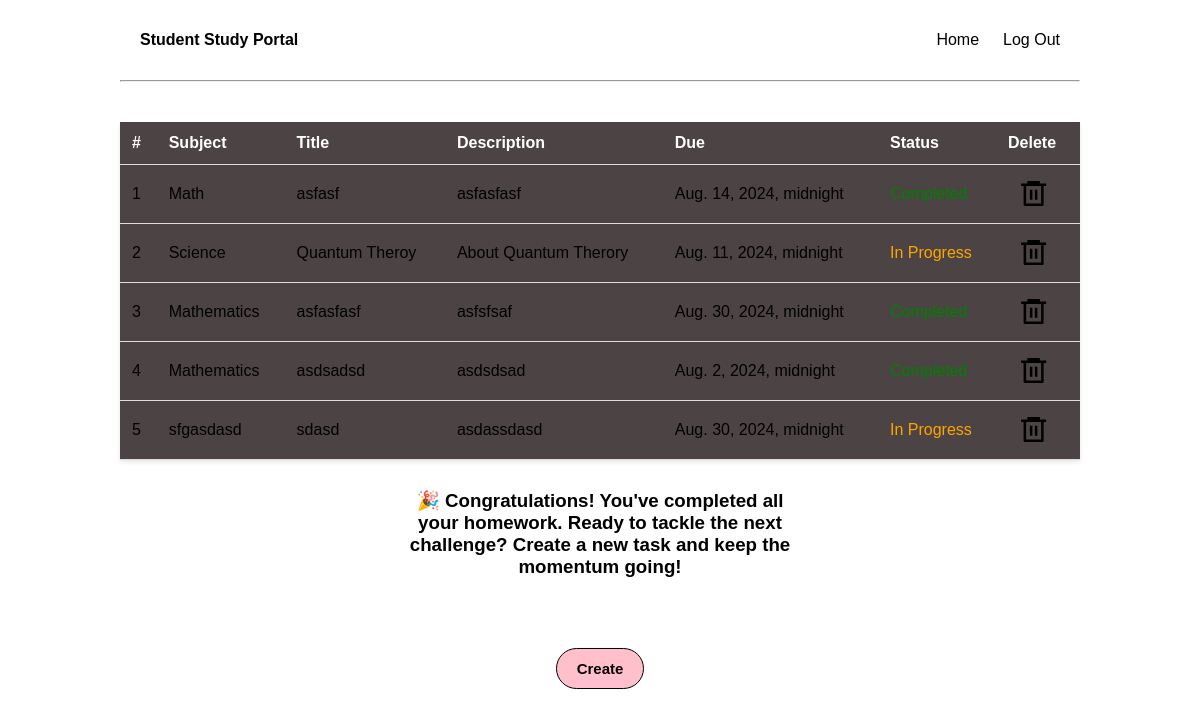
The app's page /home_work (signed in) with its own data.
### Dashboard/models.py (models this page shows, shortened)
class HomeWork(models.Model):
    STATUS_CHOICES = [
        ('not_started', 'Not Started'),
        ('in_progress', 'In Progress'),
        ('completed', 'Completed'),
    ]
    user=models.ForeignKey(User,on_delete=models.CASCADE)
    subject=models.CharField(max_length=100)
    title=models.CharField(max_length=100)
    descriptions=models.TextField()
    due=models.DateTimeField()
    status = models.CharField(max_length=20, choices=STATUS_CHOICES, default='not_started')

### Dashboard/views.py (the view, shortened to what this page needs)
# urls.py: path("home_work",views.Home_Work,name="Home-Work"),
def Home_Work(request):
     work = HomeWork.objects.filter(user=request.user)
     value = {'works': work}
     return render(request, "Dashboard/home-work.html", value)

### Dashboard/templates/Dashboard/home-work.html (shortened to what this page needs)
{% extends 'Dashboard/base.html' %}
{% block body %}
<div class="table-container max-width1 m-auto my-2">
    <table>
        <thead>
            <tr>
                <th>#</th>
                <th>Subject</th>
                <th>Title</th>
                <th>Description</th>
                <th>Due</th>
                <th>Status</th>
                <th>Delete</th>
            </tr>
        </thead>
        <tbody>
            {% for work in works %}
            <tr>
                <td>{{forloop.counter}}</td>
                <td>{{work.subject}}</td>
                <td>{{work.title}}</td>
                <td>{{work.descriptions}}</td>
                <td>{{work.due}}</td>
                <td>
                    {% if work.status == 'not started' %}
                    <span style="color: red;">Not Started</span>
                    {% elif work.status == 'in progress' %}
                    <span style="color: orange;">In Progress</span>
                    {% elif work.status == 'completed' %}
                    <span style="color: green;">Completed</span>
                    {% endif %}
                </td>
                <td><a href="{% url 'DeleteWork' work.id %}"><i class="ri-delete-bin-6-line Delete"></i></a></td>
            </tr>
            {% endfor %}
        </tbody>
    </table>
    <h3 class="work-text">🎉 Congratulations! You've completed all your homework. Ready to tackle the next challenge? Create a new task and keep the momentum going!</h3>
        <div class="home-btn">
            <button class="btn" onclick="open_pop()">Create</button>
        </div>
</div>
{% endblock %}

### Dashboard/templates/Dashboard/base.html (shortened to what this page needs)
<!DOCTYPE html>
<html lang="en">
<head>
    {% load static %}
    <link rel="stylesheet" href="{% static 'Dashboard/css/util.css' %}">
    <link rel="stylesheet" href="{% static 'Dashboard/css/style.css' %}">
    <link rel="stylesheet" href="{% static 'Dashboard/css/note.css' %}">
    <link rel="stylesheet" href="{% static 'Dashboard/css/work.css' %}">
    <link rel="stylesheet" href="{% static 'Dashboard/css/youtube.css' %}">
    <link rel="stylesheet" href="{% static 'Dashboard/css/todo.css' %}">
    <link rel="stylesheet" href="{% static 'Dashboard/css/desc.css' %}">
    <link rel="stylesheet" href="{% static 'Dashboard/css/conv.css' %}">
    <link rel="stylesheet" href="{% static 'Dashboard/css/register.css' %}">
    <link rel="stylesheet" href="https://cdn.jsdelivr.net/npm/swiper@11.1.9/swiper-bundle.min.css">
    <link
    href="https://cdn.jsdelivr.net/npm/remixicon@4.3.0/fonts/remixicon.css"
    rel="stylesheet"
/>
</head>
<body>
    <div class="main">
        <div class="navigation max-width1 m-auto">
            <div class="nav-left">
                {% if user.is_authenticated %}
                <span><a href="/">Student Study Portal</a></span>
                {% else %}
                <span><a href="">Student Study Portal</a></span>
                {% endif %}
            </div>
            <div class="nav-right">
                <ul>
                    {% if user.is_authenticated %}
                    <li><a href="/">Home</a></li>
                    <li><a href="logout">Log Out</a></li>
                     {%  else %}
                    <li><a href="/register">Register</a></li>
                    <li><a href="/login">Login</a></li>
                    {% endif %}
                </ul>
            </div>
        </div>
        <div class="max-width1 m-auto">
            <hr>
        </div>
        {% block body %}
        {% endblock %}
    </div>
</body>
</html>

### Dashboard/static/Dashboard/css/util.css (style rules this page uses)
:root { --main-bg-color: #bd6418; --font1: "Baloo Bhaina 2", cursive; --font2: "Roboto", sans-serif; }
.max-width1 { max-width: 80vw; }
.m-auto { margin: auto; }
.my-2 { margin-top: 40px; margin-bottom: 30px; }
.btn { width: 88px; height: 41px; background-color: pink; border-radius: 27px; border: 1px solid black; font-size: 15px; font-weight: bold; }

### Dashboard/static/Dashboard/css/style.css (style rules this page uses)
* { margin: 0; padding: 0; box-sizing: border-box; }
html,body { width: 100%; height: 100%; font-family: Arial, sans-serif; }
.navigation { height: 80px; display: flex; justify-content: space-between; align-items: center; padding: 0 20px; }
.nav-left { display: flex; align-items: center; }
.nav-left span a { font-weight: bolder; text-decoration: none; color: rgb(0, 0, 0); }
.nav-right ul { display: flex; list-style: none; gap: 2vw; }
.nav-right ul li a { text-decoration: none; color: rgb(0, 0, 0); transition: color 0.3s ease; }

### Dashboard/static/Dashboard/css/work.css (style rules this page uses)
.table-container { display: flex; flex-direction: column; justify-content: center; align-items: center; }
table { width: 100%; border-collapse: collapse; background-color: #4c4444; box-shadow: 0 2px 4px rgba(0, 0, 0, 0.1); }
th, td { padding: 12px; text-align: left; border-bottom: 1px solid #ddd; }
td a { text-decoration: none; color: black; }
th { background-color: #4c4444; font-weight: bold; color: white; }
.work-text { padding: 30px 0; text-align: center; width: 40%; }
.home-btn { padding: 40px 0; text-align: center; }
.Delete { font-size: 30px; padding: 0 10px; }

### records on screen
HomeWork: subject "Math", title "asfasf", descriptions "asfasfasf", due "Aug. 14, 2024, midnight"
HomeWork: subject "Science", title "Quantum Theroy", descriptions "About Quantum Therory", due "Aug. 11, 2024, midnight", status "In Progress"
HomeWork: subject "Mathematics", title "asfasfasf", descriptions "asfsfsaf", due "Aug. 30, 2024, midnight"
HomeWork: subject "Mathematics", title "asdsadsd", descriptions "asdsdsad", due "Aug. 2, 2024, midnight"
HomeWork: subject "sfgasdasd", title "sdasd", descriptions "asdassdasd", due "Aug. 30, 2024, midnight", status "In Progress"
